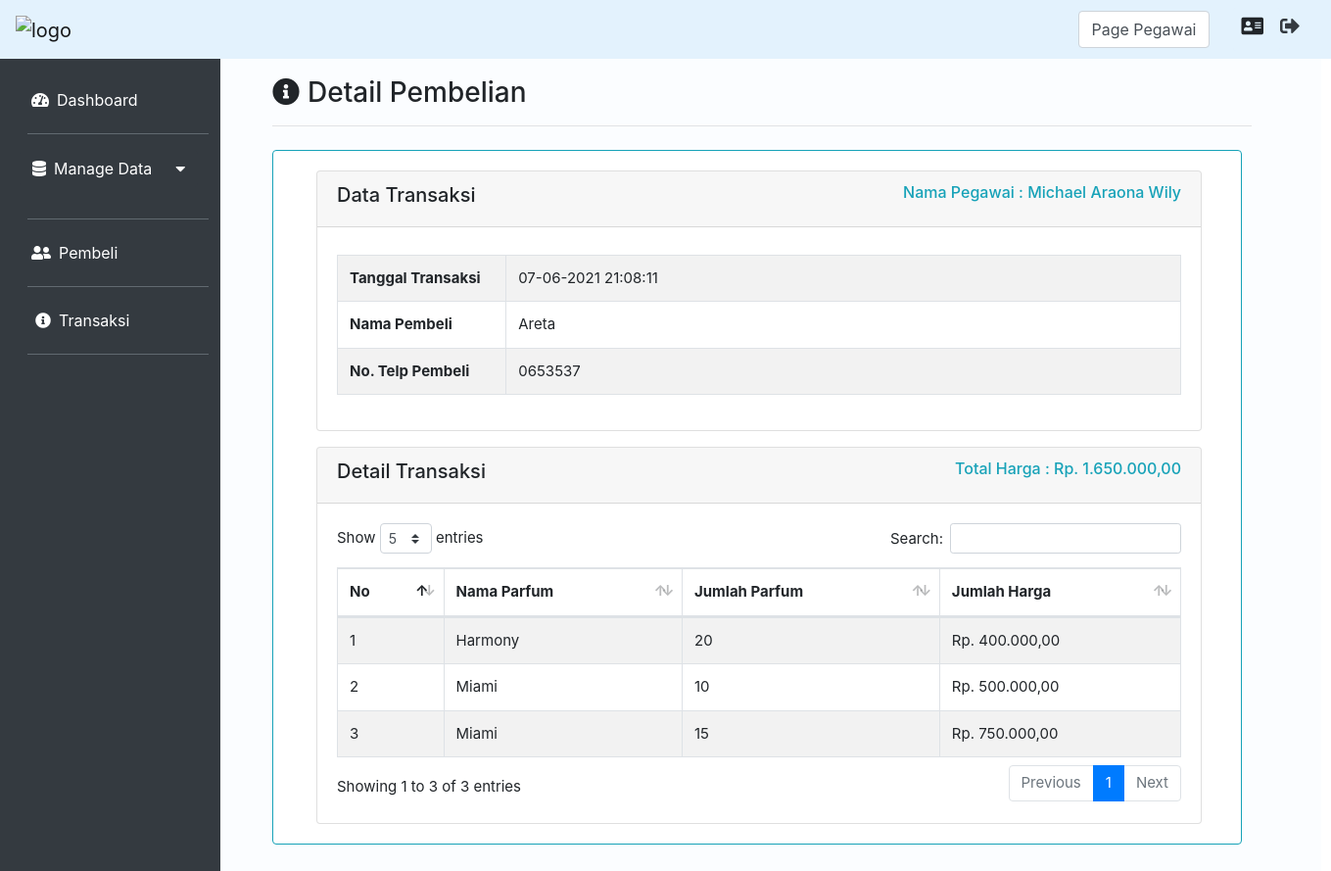
Page /index.php?page=Transaksi&aksi=detailTransaksi&idTransaksi=1 (signed in) on the committed database.
### tables this page shows
CREATE TABLE `transaksi` (
  `id_transaksi` int(11) NOT NULL,
  `pembeli_id` int(11) NOT NULL,
  `pegawai_id` int(11) NOT NULL,
  `tanggal` datetime NOT NULL,
  `status_transaksi` int(11) NOT NULL
);

CREATE TABLE `pegawai` (
  `id_pegawai` int(11) NOT NULL,
  `nik_pegawai` varchar(16) NOT NULL,
  `nama_pegawai` varchar(25) NOT NULL,
  `username_pegawai` varchar(15) NOT NULL,
  `password_pegawai` varchar(15) NOT NULL,
  `email_pegawai` varchar(25) NOT NULL,
  `notelp_pegawai` varchar(18) NOT NULL,
  `jabatan_id` int(11) NOT NULL
);

CREATE TABLE `pembeli` (
  `id_pembeli` int(11) NOT NULL,
  `nama_pembeli` varchar(25) NOT NULL,
  `notelp_pembeli` varchar(18) NOT NULL,
  `status_pembeli` int(11) NOT NULL
);

CREATE TABLE `detail_transaksi` (
  `parfum_id` int(11) NOT NULL,
  `transaksi_id` int(11) NOT NULL,
  `jumlah_parfum` int(11) NOT NULL
);

CREATE TABLE `parfum` (
  `id_parfum` int(11) NOT NULL,
  `kategori_id` int(11) NOT NULL,
  `nama_parfum` varchar(20) NOT NULL,
  `expired_parfum` date NOT NULL,
  `harga_parfum` float NOT NULL,
  `stok` int(11) DEFAULT NULL
);

### Controller/TransaksiController.php (called while the page is built, shortened)
<?php
class TransaksiController
{
    private $model;
    public function __construct()
    {
        $this->model = new TransaksiModel();
    }
    public function viewDetailTransaksi()
    {
        $idTransaksi = $_GET['idTransaksi'];
        $detailTransaksi = $this->model->getDetailTransaksi($idTransaksi);
        $total = $this->model->getTotalHarga($idTransaksi);
        $transaksi = $this->model->getTransaksiByID($idTransaksi);
        extract($detailTransaksi);
        extract($transaksi);
        extract($total);
        require_once("View/Transaksi/detailTransaksi.php");
    }
}

### koneksi.php (called while the page is built, shortened)
<?php
function koneksi()
{
    $db_host = "localhost";
    $db_user = "root";
    $db_password = "";
    $db_database = "db_TokoParfum";
    try {
        return new mysqli($db_host, $db_user, $db_password, $db_database);
    } catch (Exception $e) {
        echo "Terjadi Kesalahan koneksi database";
    }
}

### Model/TransaksiModel.php (called while the page is built, shortened)
<?php
class TransaksiModel
{
    public function getDetailTransaksi($idTransaksi)
    {
        $sql = "SELECT detail_transaksi.transaksi_id,parfum.nama_parfum,
        detail_transaksi.jumlah_parfum, detail_transaksi.parfum_id,
        detail_transaksi.jumlah_parfum * parfum.harga_parfum AS jumlah_harga
        FROM detail_transaksi
        JOIN parfum ON detail_transaksi.parfum_id = parfum.id_parfum
        WHERE detail_transaksi.transaksi_id = $idTransaksi";
        $query = koneksi()->query($sql);
        $hasil = [];
        while ($detailTransaksi = $query->fetch_assoc()) {
            $hasil[] = $detailTransaksi;
        }
        return $hasil;
    }
    public function getTotalHarga($idTransaksi)
    {
        $sql = "SELECT SUM(detail_transaksi.jumlah_parfum * parfum.harga_parfum) AS totalHarga
        FROM detail_transaksi
        JOIN transaksi ON detail_transaksi.transaksi_id = transaksi.id_transaksi
        JOIN parfum ON detail_transaksi.parfum_id = parfum.id_parfum
        WHERE detail_transaksi.transaksi_id = $idTransaksi ";
        $query = koneksi()->query($sql);
        return $query->fetch_assoc();
    }
    public function getTransaksiByID($idTransaksi)
    {
        $sql = "SELECT transaksi.tanggal, pembeli.nama_pembeli, pembeli.notelp_pembeli,
        pegawai.nama_pegawai  FROM transaksi
        JOIN pembeli ON transaksi.pembeli_id = pembeli.id_pembeli
        JOIN pegawai ON transaksi.pegawai_id = pegawai.id_pegawai
        WHERE transaksi.id_transaksi = $idTransaksi";
        $query = koneksi()->query($sql);
        return $query->fetch_assoc();
    }
}

### View/Transaksi/detailTransaksi.php (the view)
<div class="col-md-10 p-5 pt-2">
    <h3><i class="fas fa-info-circle mr-2 mt-3"></i>Detail Pembelian</h3>
    <hr class="garis">
    <div class="card mt-4 border-info">
        <div class="card-body ml-2 mr-2">
            <div class="card mb-3 ml-3" style="width: 97%;">
                <div class="card-header">
                    <div class="row">
                        <div class="col-md-6">
                            <h5>Data Transaksi</h5>
                        </div>
                        <div class="col-md-6">
                            <h6 class="float-right text-info">Nama Pegawai : <?= $transaksi['nama_pegawai'] ?></h6>
                        </div>
                    </div>
                </div>
                <div class="card-body">
                    <table class="table table-bordered table-striped mt-2">
                        <tbody>
                            <tr>
                                <th width="20%">Tanggal Transaksi</th>
                                <td> <?= date('d-m-Y H:i:s', strtotime($transaksi['tanggal'])); ?></td>
                            </tr>
                            <tr>
                                <th width="20%">Nama Pembeli</th>
                                <td> <?= $transaksi['nama_pembeli'] ?></td>
                            </tr>
                            <tr>
                                <th width="20%">No. Telp Pembeli</th>
                                <td> <?= $transaksi['notelp_pembeli'] ?></td>
                            </tr>
                        </tbody>
                    </table>
                </div>
            </div>
            <div class="card ml-3" style="width: 97%;">
                <div class="card-header">
                    <div class="row">
                        <div class="col-md-6">
                            <h5>Detail Transaksi</h5>
                        </div>
                        <div class="col-md-6">
                            <h6 class="float-right text-info">Total Harga : Rp. <?= number_format($total['totalHarga'], 2, ',', '.') ?></h6>
                        </div>
                    </div>
                </div>
                <div class="card-body">
                    <table id="example" class="table table-striped table-bordered" style="width:100%">
                        <thead>
                            <tr>
                                <th scope="col">No</th>
                                <th scope="col">Nama Parfum</th>
                                <th scope="col">Jumlah Parfum</th>
                                <th scope="col">Jumlah Harga</th>
                            </tr>
                        </thead>
                        <tbody>
                            <?php $no = 1;
                            foreach ($detailTransaksi as $row) : ?>
                                <tr>
                                    <td scope="row"><?= $no ?></td>
                                    <td><?= $row['nama_parfum'] ?></td>
                                    <td><?= $row['jumlah_parfum'] ?></td>
                                    <td>Rp. <?= number_format($row['jumlah_harga'], 2, ',', '.') ?></td>
                                </tr>
                            <?php $no++;
                            endforeach; ?>
                        </tbody>
                    </table>
                </div>
            </div>
        </div>
    </div>
</div>

### assets/css/solid.css (style rules this page uses)
.fa, .fas { font-family: 'Font Awesome 5 Free'; font-weight: 900; }

### assets/css/allprogramview.css (style rules this page uses)
.card { width: 990px; }
.garis { width: 1000px; background-color: rgba(240, 248, 255, 0); }

### rows in the picture
transaksi: pegawai.nama_pegawai "Michael Araona Wily", tanggal "07-06-2021 21:08:11", pembeli.nama_pembeli "Areta", pembeli.notelp_pembeli "0653537"
detail_transaksi: parfum.nama_parfum "Harmony", jumlah_parfum "20", jumlah_harga "400.000,00"
detail_transaksi: parfum.nama_parfum "Miami", jumlah_parfum "10", jumlah_harga "500.000,00"
detail_transaksi: parfum.nama_parfum "Miami", jumlah_parfum "15", jumlah_harga "750.000,00"

### other values in the picture
$_SESSION['role'] "Pegawai"
$total['totalHarga'] "1.650.000,00"
